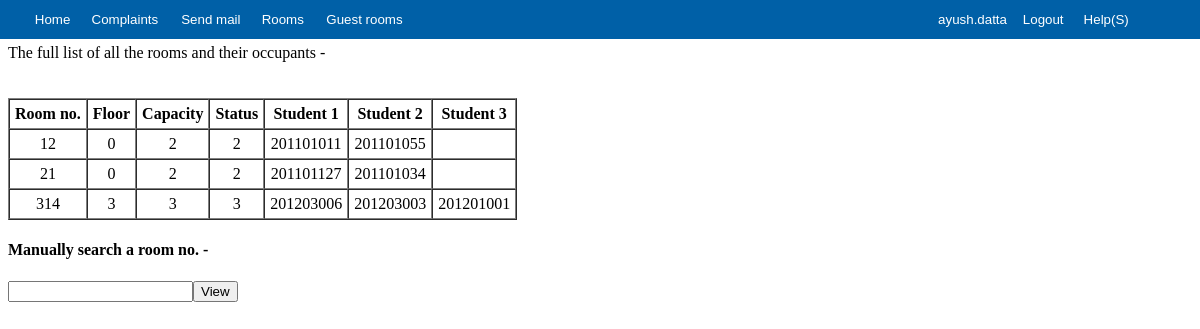
Page /guest_room/index.php on the committed database.
### tables this page shows
CREATE TABLE `student_room` (
  `room_no` varchar(20) NOT NULL,
  `floor` varchar(20) NOT NULL,
  `capacity` int(11) NOT NULL,
  `occupancy_status` int(11) default '0',
  `student1` int(11) default NULL,
  `student2` int(11) default NULL,
  `student3` int(11) default NULL,
  PRIMARY KEY  (`room_no`)
);

### guest_room/index.php (the view, shortened to what this page needs)
<?php
$result = mysql_query("select * from student_room order by floor, room_no");
echo "The full list of all the rooms and their occupants - <br/><br/><br/>";
echo "<table border='1' cellspacing='0' cellpadding='5' style='float:center'>
	<tr>
	<th>Room no.</th>
	<th>Floor</th>
	<th>Capacity</th>
	<th>Status</th>
	<th>Student 1</th>
	<th>Student 2</th>
	<th>Student 3</th>
	</tr>";
while($row = mysql_fetch_array($result))
{
	echo "<tr>";
	echo "<td align='center'>".$row['room_no']."</td>";
	echo "<td align='center'>".$row['floor']."</td>";
	echo "<td align='center'>".$row['capacity']."</td>";
	echo "<td align='center'>".$row['occupancy_status']."</td>";
	echo "<td align='center'>".$row['student1']."</td>";
	echo "<td align='center'>".$row['student2']."</td>";
	echo "<td align='center'>".$row['student3']."</td>";
	echo "</tr>";
}
echo "</table>";
echo "<form name=\"room_enter\" action=\"rooms_allot.php\" onsubmit=\"return Validate_Room()\" method=\"get\">";
echo "<h4>Manually search a room no. -<br/></h4>";
echo "<input type=\"text\" name=\"room_no\">";
echo "<input type=\"submit\" name=\"submit\" value=\"View\">";
echo "</form>";
?>

### rows in the picture
student_room: room_no "12", floor "0", capacity "2", occupancy_status "2", student1 "201101011", student2 "201101055"
student_room: room_no "21", floor "0", capacity "2", occupancy_status "2", student1 "201101127", student2 "201101034"
student_room: room_no "314", floor "3", capacity "3", occupancy_status "3", student1 "201203006", student2 "201203003", student3 "201201001"

### other values in the picture
$user_name "ayush.datta"
